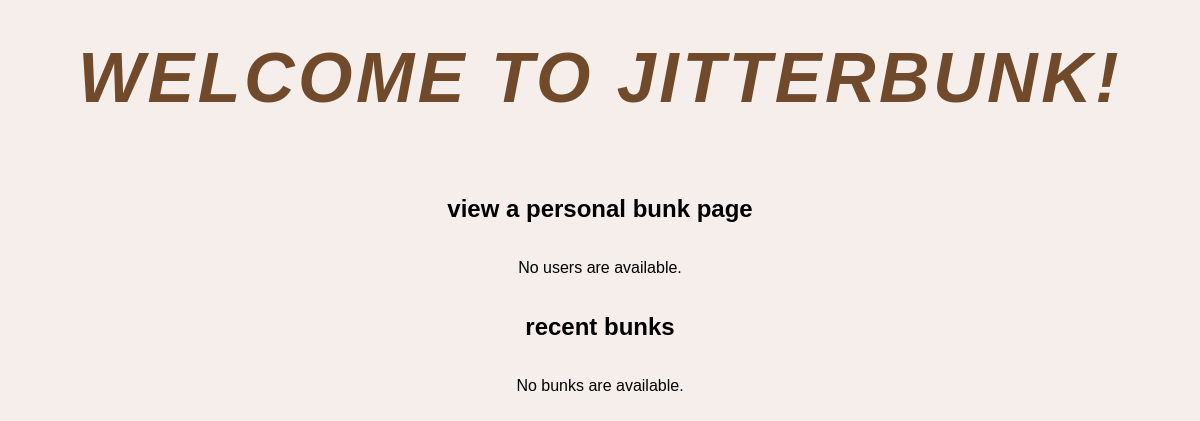
The page /jitterbunk/ on the database as committed earlier.
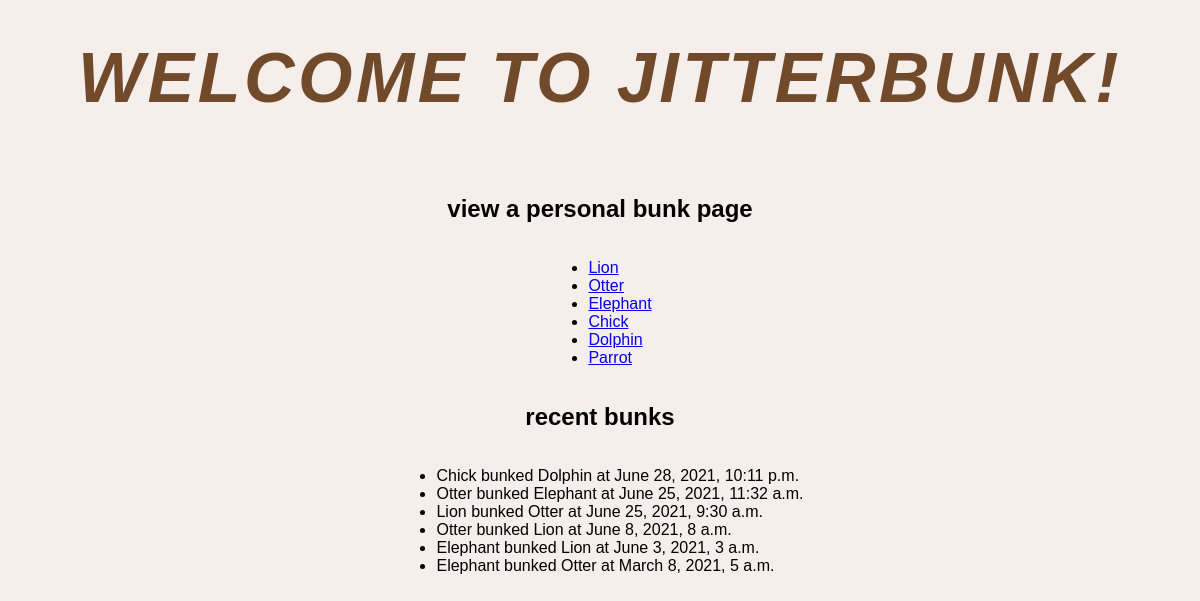
The same page on the database as committed later.
### jitterbunk/models.py (models this page shows, shortened)
class User(models.Model):
    username = models.CharField(max_length=200)
    photo = models.CharField(max_length=200)

class Bunk(models.Model):
    from_user = models.ForeignKey(User, on_delete=models.CASCADE, related_name="from_user")
    to_user = models.ForeignKey(User, on_delete=models.CASCADE, related_name="to_user")
    time = models.DateTimeField('time published of bunk', auto_now_add=True, blank=True)

### jitterbunk/views.py (the view)
def index(request):
    all_bunks = Bunk.objects.all().order_by('-time')
    user_list = User.objects.all()
    context = {
        "bunks": all_bunks,
        "users": user_list
    }
    return render(request, 'jitterbunk/index.html', context)

### jitterbunk/templates/jitterbunk/index.html (shortened to what this page needs)
{% load static %}
<link rel="stylesheet" type="text/css" href="{% static 'jitterbunk/index.css' %}" />
<!DOCTYPE html>
<html>
<body>
<h1 class=title>Welcome to Jitterbunk!</h1>
<h2 style= "text-align: center;"> view a personal bunk page </h2>
<div class="container">
    {% if users %}
        <ul>
        {% for user in users %}
            <li><a href="/jitterbunk/{{user.id}}/">{{user.username}}</a></li>
        {% endfor %}
        </ul>
    {% else %}
        <p>No users are available.</p>
    {% endif %}
</div>
<h2 style= "text-align: center;"> recent bunks </h2>
<div class="container">
    {% if bunks %}
        <ul>
        {% for bunk in bunks %}
            <li>{{bunk.from_user.username}} bunked {{bunk.to_user.username}} at {{bunk.time}} </a></li>
        {% endfor %}
        </ul>
    {% else %}
        <p>No bunks are available.</p>
    {% endif %}
</div>
</body>
</html>

Rows that differ between the two databases and show on the page:
added User: username "Lion"
added User: username "Otter"
added User: username "Elephant"
added User: username "Chick"
added User: username "Dolphin"
added User: username "Parrot"
added Bunk: from_user.username "Chick", to_user.username "Dolphin", time "June 28, 2021, 10:11 p.m."
added Bunk: from_user.username "Otter", to_user.username "Elephant", time "June 25, 2021, 11:32 a.m."
added Bunk: from_user.username "Lion", to_user.username "Otter", time "June 25, 2021, 9:30 a.m."
added Bunk: from_user.username "Otter", to_user.username "Lion", time "June 8, 2021, 8 a.m."
added Bunk: from_user.username "Elephant", to_user.username "Lion", time "June 3, 2021, 3 a.m."
added Bunk: from_user.username "Elephant", to_user.username "Otter", time "March 8, 2021, 5 a.m."
Other text that changed with them:
text no longer shown: "No users are available. No bunks are available."
